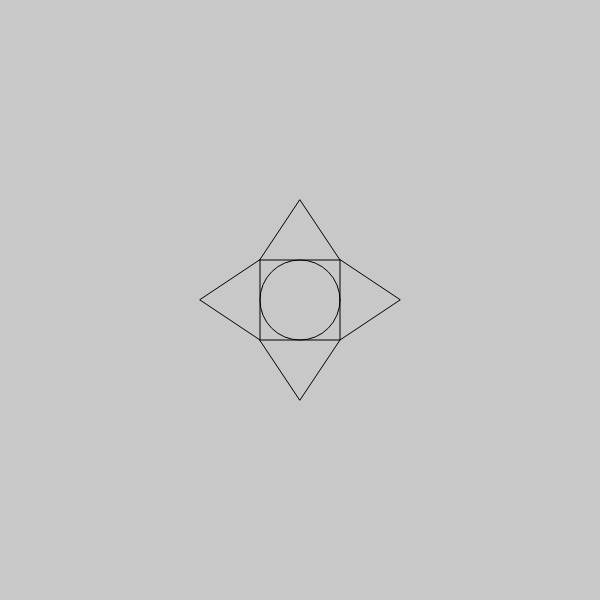
Frame 1 (no input)
Frame 60 (no input): identical to frame 1, image omitted
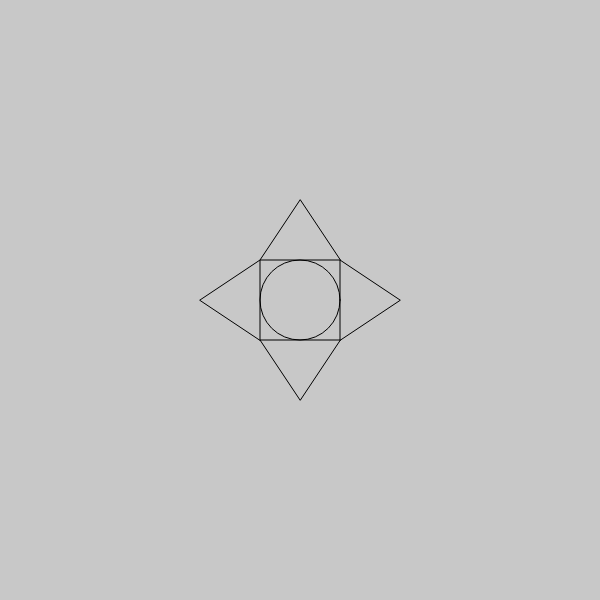
Frame 120 (the mouse pressed at the canvas centre since frame 60)

The p5.js sketch that drew these frames (run headless with seeded random() and noise() and a simulated clock; from frame 60 on, the mouse is pressed at the canvas centre):

// p5.js sketch
// ── sketch.js
var y = 100;

function setup(){
    createCanvas(600,600);
    background(200);
    noFill();
}

function draw(){
    
    background(200);
    
    var mappedRot = map(mouseX,0,width,0,2*PI);
    
    push();
    translate(width/2,height/2);
    ellipse(0,0,80,80);
    pop();
    
    // Spinning triangles 
    push();
    translate(width/2,height/2);
    rotate(mappedRot);
    triangle(40,-40,40,40,y,0);
    triangle(-40,-40,40,-40,0,-y);
    triangle(-40,-40,-40,40,-y,0);
    triangle(-40,40,40,40,0,y);
    pop();
    

    /* What we did in class
    for(var i = 0; i < 6; i++){
        
        push();
        translate(300,300);
        rotate(i);
        triangle(40,-40,40,40,y,0);
        pop();
        
    }
    */
        
}

function keyPressed(){
    
    if(keyCode == UP_ARROW){
        y += 10;
    }
    
    if(keyCode == DOWN_ARROW){
        y -= 10;
    }
}
